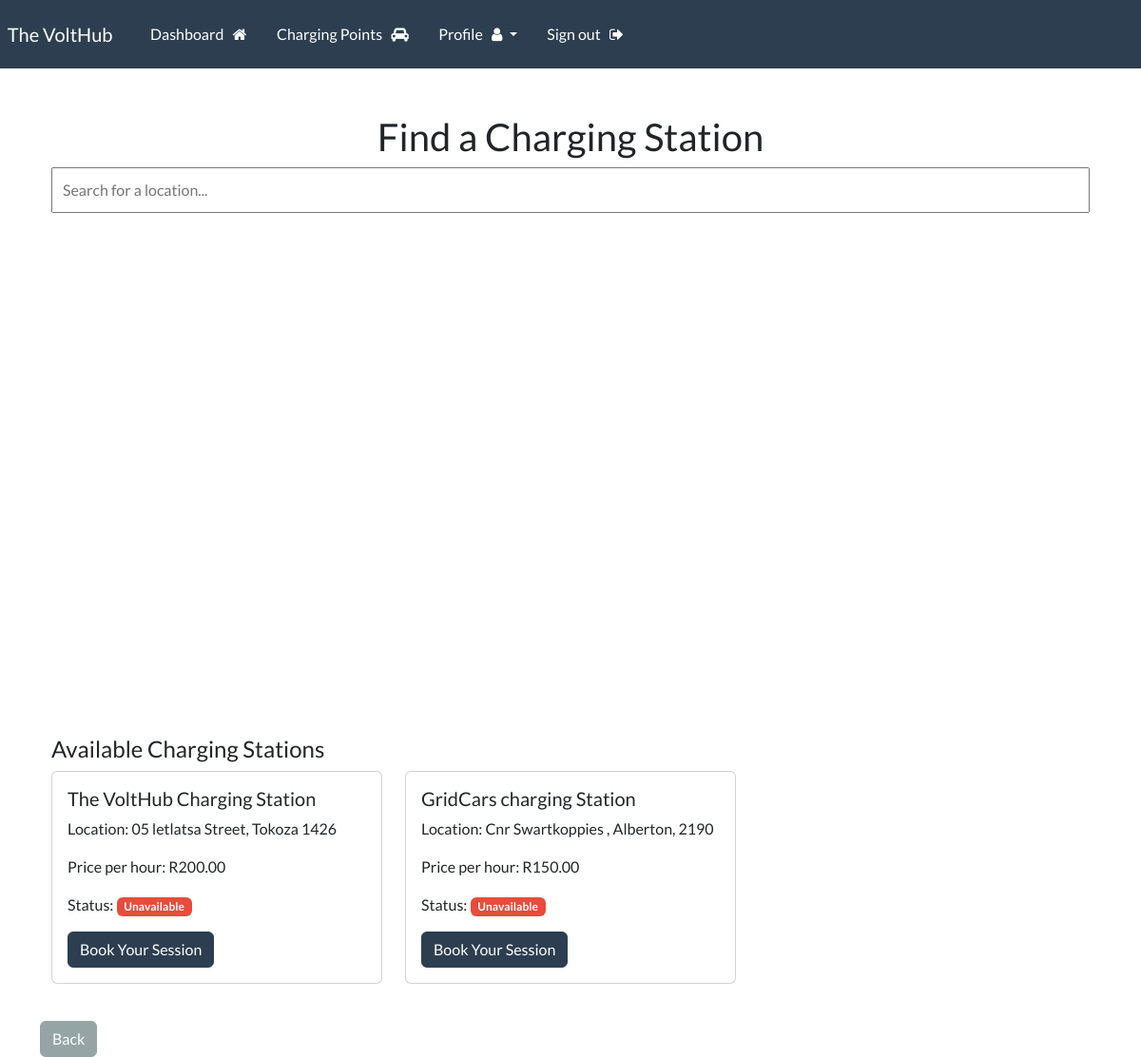
Page /stations/ (signed in) on the committed database.
### charging_station/models.py (models this page shows, shortened)
class ChargingPoint(models.Model):
    name = models.CharField(max_length=150)
    location = models.CharField(max_length=150, null=True, blank=True)
    capicity = models.PositiveIntegerField()
    available_slots = models.PositiveIntegerField()
    created_at = models.DateTimeField(auto_now_add=True, null=True, blank=True)
    latitude = models.FloatField(null=True, blank=True)
    longitude = models.FloatField(null=True, blank=True)
    availability = models.BooleanField(null=True, blank=True)
    price_per_hour = models.DecimalField(max_digits=6, decimal_places=2, null=True, blank=True)
    is_active = models.BooleanField(default=True)
    off_peak_start = models.TimeField(null=True, blank=True)
    off_peak_end = models.TimeField(null=True, blank=True)

### VoltHub/views.py (the view)
# urls.py: path('stations/', views.station_locator, name="stations"),
@login_required(login_url='my-login')
def station_locator(request):
    stations = ChargingPoint.objects.all()
    context = {'stations': stations, }
    return render(request, 'VoltHub/charging_points.html', context)

### VoltHub/templates/VoltHub/charging_points.html (shortened to what this page needs)
{% extends 'VoltHub/base.html' %}
{% block content %}
<!DOCTYPE html>
<html lang="en">
<head>
</head>
<body>
    <div class="container mt-4">
        <h2 class="text-center">Find a Charging Station</h2>
        <input id="search-input" type="text" placeholder="Search for a location...">
        <div id="map" class="mt-3"></div>
        <h4 class="mt-4">Available Charging Stations</h4>
        <div class="row">
            {% for station in stations %}
            <div class="col-md-4">
                <div class="card station-card">
                    <div class="card-body">
                        <h5 class="card-title">{{ station.name }}</h5>
                        <p class="card-text">Location: {{ station.location }}</p>
                        <p class="card-text">Price per hour: R{{ station.price_per_hour }}</p>
                        <p class="card-text">
                            Status:
                            {% if station.available %}
                                <span class="badge bg-success">Available</span>
                            {% else %}
                                <span class="badge bg-danger">Unavailable</span>
                            {% endif %}
                        </p>
                        <a href="{% url 'book' %}?station_id={{ station.id }}" class="btn btn-primary">Book Your Session</a>
                    </div>
                </div>
            </div>
            {% empty %}
            <p>No charging stations available.</p>
            {% endfor %}
        </div>
    </div>
    <br>
    <a href="{% url 'dashboard' %}" class="btn btn-secondary">Back</a>
</body>
</html>
{% endblock %}

### VoltHub/static/VoltHub/style.css (style rules this page uses)
#map { height: 100%; }
html body { height: 100%; margin: 0; padding: 0; }
body { margin: 0; padding: 0; height: 100%; }

### VoltHub/templates/VoltHub/charging_points.html (style rules this page uses)
#map { height: 500px; width: 100%; }
.station-card { margin-bottom: 15px; }
#search-input { margin-bottom: 10px; width: 100%; padding: 10px; font-size: 16px; }

### rows in the picture
ChargingPoint: name "The VoltHub Charging Station", location "05 letlatsa Street, Tokoza 1426", price_per_hour "200.00"
ChargingPoint: name "GridCars charging Station", location "Cnr Swartkoppies , Alberton, 2190", price_per_hour "150.00"
